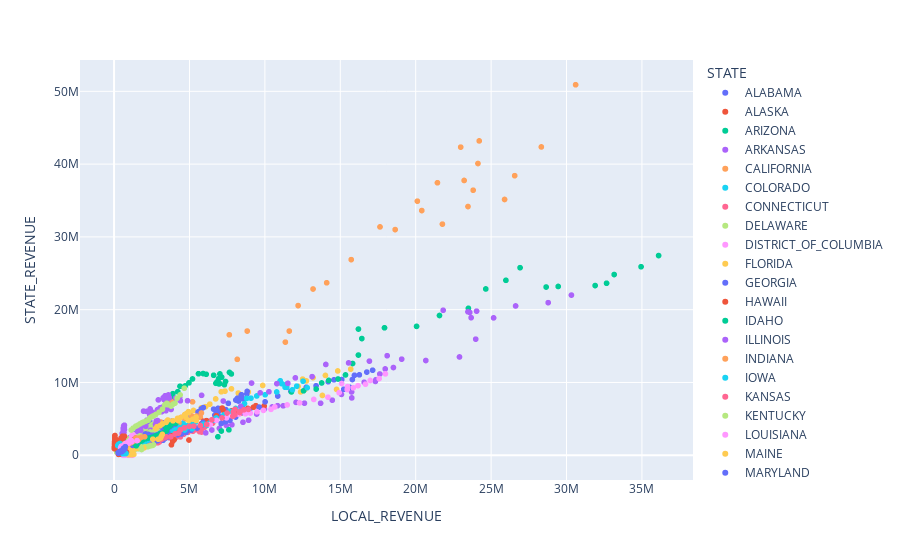

The notebook cell saved with this chart:
### Code cell
# DEMO scatterplot
px.scatter(
    education,
    x='LOCAL_REVENUE',
    y='STATE_REVENUE',
    color='STATE'
)
